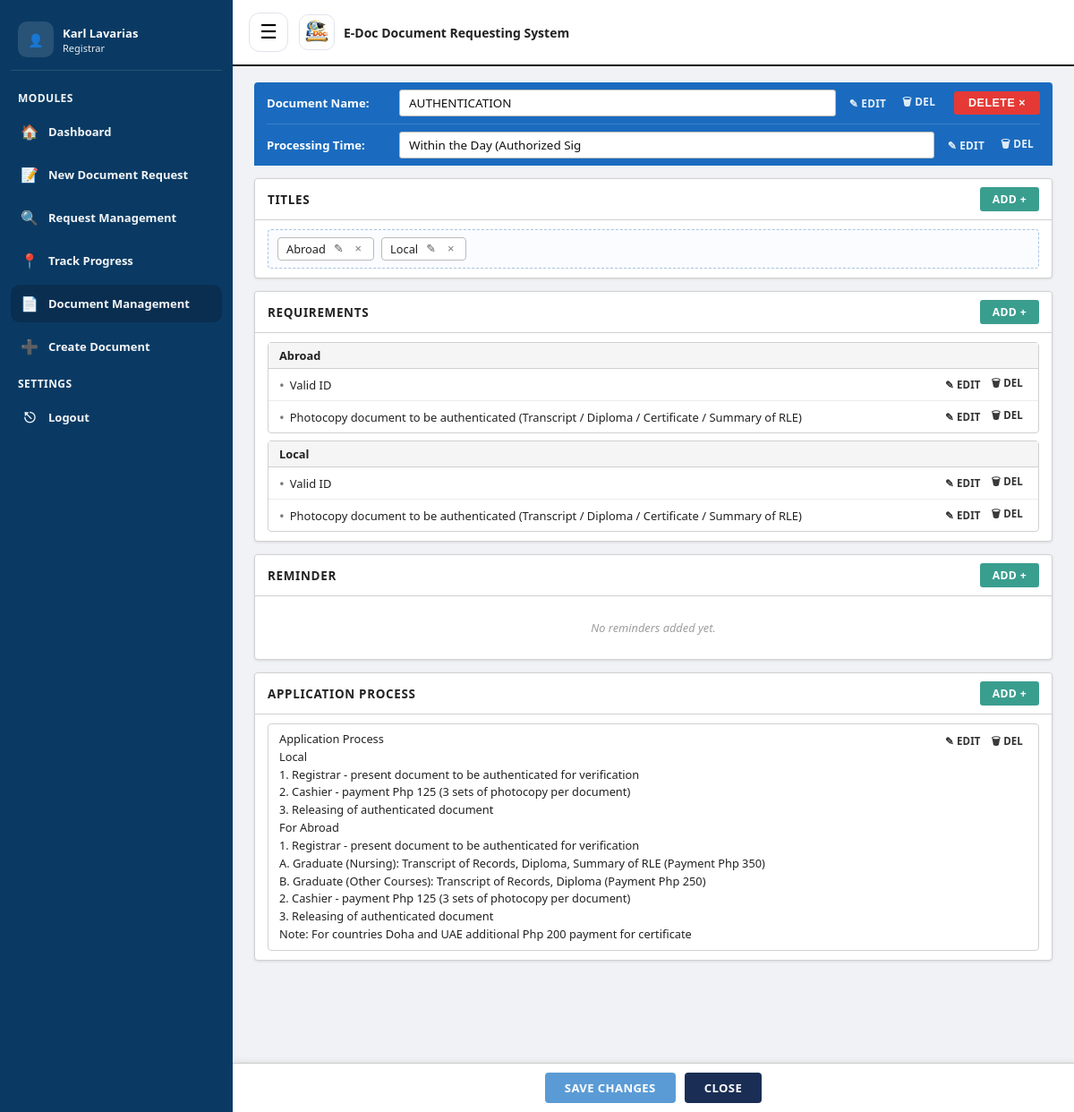
/registrar/edit_document.php?id=9 (signed in), run on the app's committed database.
### tables this page shows
CREATE TABLE `users` (
  `id` int(11) NOT NULL,
  `first_name` varchar(50) NOT NULL,
  `middle_name` varchar(50) DEFAULT NULL,
  `last_name` varchar(50) NOT NULL,
  `suffix` varchar(20) DEFAULT NULL,
  `student_id` varchar(50) DEFAULT NULL,
  `full_name` varchar(100) NOT NULL,
  `email` varchar(100) NOT NULL,
  `password` varchar(255) NOT NULL,
  `role` enum('USER','REGISTRAR','MIS') DEFAULT 'USER',
  `created_at` timestamp NOT NULL DEFAULT current_timestamp(),
  `gender` varchar(10) DEFAULT NULL,
  `address` varchar(255) DEFAULT NULL,
  `contact_number` varchar(30) DEFAULT NULL,
  `course` varchar(80) DEFAULT NULL,
  `major` varchar(80) DEFAULT NULL,
  `year_graduated` varchar(10) DEFAULT NULL,
  `verification_status` enum('PENDING','VERIFIED','REJECTED') DEFAULT 'PENDING',
  `id_front_path` varchar(255) DEFAULT NULL,
  `id_back_path` varchar(255) DEFAULT NULL,
  `face_path` varchar(255) DEFAULT NULL
);

CREATE TABLE `document_process` (
  `id` int(11) NOT NULL,
  `document_type` varchar(80) NOT NULL,
  `working_days` varchar(30) DEFAULT NULL,
  `process_html` mediumtext NOT NULL,
  `description` text DEFAULT NULL,
  `last_updated` datetime DEFAULT current_timestamp(),
  `updated_by` int(11) DEFAULT NULL
);

CREATE TABLE `requirements_master` (
  `id` int(11) NOT NULL,
  `document_type` varchar(80) NOT NULL,
  `title_type` varchar(50) NOT NULL,
  `req_name` varchar(100) NOT NULL,
  `requirement_key` varchar(50) NOT NULL
);

### includes/helpers.php (called while the page is built, shortened)
<?php
function h(?string $s): string {
    return htmlspecialchars((string)($s ?? ""), ENT_QUOTES, "UTF-8");
}

### registrar/edit_document.php (the view, shortened to what this page needs)
<?php
require_once __DIR__ . "/../includes/helpers.php";
$registrarId = (int)$_SESSION["user_id"];
$registrarName = "Registrar";
$me = $conn->prepare("SELECT first_name, last_name FROM users WHERE id=? LIMIT 1");
$me->bind_param("i", $registrarId);
$me->execute();
$mr = $me->get_result()->fetch_assoc();
if ($mr) $registrarName = trim(($mr["first_name"] ?? "") . " " . ($mr["last_name"] ?? ""));
$docId = (int)($_GET["id"] ?? 0);
$docStmt = $conn->prepare("SELECT * FROM document_process WHERE id=? LIMIT 1");
$docStmt->bind_param("i", $docId);
$docStmt->execute();
$doc = $docStmt->get_result()->fetch_assoc();
$docType = $doc["document_type"];
$titlesStmt = $conn->prepare("SELECT DISTINCT title_type FROM requirements_master WHERE document_type=? ORDER BY title_type ASC");
$titlesStmt->bind_param("s", $docType);
$titlesStmt->execute();
$titlesResult = $titlesStmt->get_result();
$titles = [];
while ($row = $titlesResult->fetch_assoc()) {
  $titles[] = $row["title_type"];
}
$reqStmt = $conn->prepare("SELECT * FROM requirements_master WHERE document_type=? ORDER BY title_type ASC, id ASC");
$reqStmt->bind_param("s", $docType);
$reqStmt->execute();
$allReqs = $reqStmt->get_result()->fetch_all(MYSQLI_ASSOC);
$reqsByTitle = [];
foreach ($allReqs as $req) {
  $reqsByTitle[$req["title_type"]][] = $req;
}
$rawProcessHtml = $doc["process_html"] ?? "";
$processData    = [];
$decoded = json_decode($rawProcessHtml, true);
if (is_array($decoded)) {
  $processData = $decoded;
} else {
  if (trim($rawProcessHtml) !== "") {
    $processData["application_process"][] = [
      "id"      => uniqid("ap_"),
      "details" => trim(strip_tags($rawProcessHtml))
    ];
  }
  $migratedJson = json_encode($processData);
  $doc["process_html"] = $migratedJson;
}
$reminders    = $processData["reminders"]           ?? [];
$appProcesses = $processData["application_process"] ?? [];
?>
<!DOCTYPE html>
<html lang="en">
<head>
  <link rel="stylesheet" href="../assets/css/edit_document.css">
</head>
<body>
<div class="layout">
  <aside class="sidebar" id="sidebar">
    <div class="sb-user">
      <div class="avatar">&#128100;</div>
      <div class="meta">
        <div class="name"><?= h($registrarName) ?></div>
        <div class="role">Registrar</div>
      </div>
    </div>
    <div class="sb-section-title">MODULES</div>
    <nav class="sb-nav">
      <a class="sb-item" href="dashboard.php"><span class="sb-icon">&#127968;</span>Dashboard</a>
      <a class="sb-item" href="new_document_request.php"><span class="sb-icon">&#128221;</span>New Document Request</a>
      <a class="sb-item" href="request_management.php"><span class="sb-icon">&#128269;</span>Request Management</a>
      <a class="sb-item" href="track_progress.php"><span class="sb-icon">&#128205;</span>Track Progress</a>
      <a class="sb-item active" href="document_management.php"><span class="sb-icon">&#128196;</span>Document Management</a>
      <a class="sb-item" href="create_document.php"><span class="sb-icon">&#10133;</span>Create Document</a>
    </nav>
    <div class="sb-section-title">SETTINGS</div>
    <nav class="sb-nav">
      <a class="sb-item" href="../auth/logout.php"><span class="sb-icon">&#9099;</span>Logout</a>
    </nav>
  </aside>
  <div class="main">
    <header class="topbar">
      <button class="hamburger" type="button" onclick="toggleSidebar()">&#9776;</button>
      <div class="brand">
        <div class="logo"><img src="../assets/img/edoc-logo.jpeg" alt="E-Doc"></div>
        <div>E-Doc Document Requesting System</div>
      </div>
    </header>
    <div class="page-wrap">
      <div class="container">
        <div class="doc-header-panel">
          <div class="doc-header-row">
            <span class="doc-field-label">Document Name:</span>
            <span class="doc-field-display" id="disp-doc-name"><?= h($doc['document_type']) ?></span>
            <div class="doc-header-actions">
              <button class="btn-inline" onclick="openEditDocName()">&#9998; EDIT</button>
              <button class="btn-inline" onclick="confirmDelete('clear_field','doc-name')">&#128465; DEL</button>
            </div>
            <button class="btn-delete-doc" onclick="confirmDelete('document')">DELETE &times;</button>
          </div>
          <div class="doc-header-row">
            <span class="doc-field-label">Processing Time:</span>
            <span class="doc-field-display" id="disp-proc-time"><?= h($doc['working_days']) ?></span>
            <div class="doc-header-actions">
              <button class="btn-inline" onclick="openEditProcTime()">&#9998; EDIT</button>
              <button class="btn-inline" onclick="confirmDelete('clear_field','proc-time')">&#128465; DEL</button>
            </div>
          </div>
        </div>
        <div class="section-block">
          <div class="section-block-header">
            <span class="section-block-title">Titles</span>
            <button class="btn-add-section" onclick="openModal('title')">ADD +</button>
          </div>
          <div class="section-block-body">
            <div class="titles-area" id="title-list">
              <?php if (empty($titles)): ?>
                <span class="empty-msg" id="title-empty">No titles added yet.</span>
              <?php else: ?>
                <?php foreach ($titles as $t): ?>
                  <span class="title-pill" data-title="<?= h($t) ?>">
                    <span class="title-pill-name"><?= h($t) ?></span>
                    <button class="title-pill-btn title-pill-edit"
                            onclick="openEditTitle(this.closest('.title-pill').dataset.title)"
                            title="Edit">&#9998;</button>
                    <button class="title-pill-btn"
                            onclick="confirmDelete('title', null, this.closest('.title-pill').dataset.title)"
                            title="Delete">&times;</button>
                  </span>
                <?php endforeach; ?>
              <?php endif; ?>
            </div>
          </div>
        </div>
        <div class="section-block">
          <div class="section-block-header">
            <span class="section-block-title">Requirements</span>
            <button class="btn-add-section" onclick="openModal('requirement')">ADD +</button>
          </div>
          <div class="section-block-body" id="req-list">
            <?php
            foreach ($reqsByTitle as $titleKey => $reqs):
              $realReqs = $reqs;
            ?>
              <div class="req-group" data-group="<?= h($titleKey) ?>">
                <div class="req-group-header"><?= h($titleKey) ?></div>
                <?php foreach ($realReqs as $req): ?>
                  <div class="req-item"
                       data-req-id="<?= $req['id'] ?>"
                       data-req-title="<?= h($req['title_type']) ?>"
                       data-req-name="<?= h($req['req_name']) ?>"
                       data-req-key="<?= h($req['requirement_key']) ?>">
                    <div class="req-item-bullet"><?= h($req['req_name']) ?></div>
                    <div class="req-item-actions">
                      <button class="btn-row-edit" onclick="openEditReqFromEl(this)">&#9998; EDIT</button>
                      <button class="btn-row-del"  onclick="confirmDelete('requirement', parseInt(this.closest('.req-item').dataset.reqId))">&#128465; DEL</button>
                    </div>
                  </div>
                <?php endforeach; ?>
              </div>
            <?php endforeach; ?>
          </div>
        </div>
        <div class="section-block">
          <div class="section-block-header">
            <span class="section-block-title">REMINDER</span>
            <button class="btn-add-section" onclick="openModal('reminder')">ADD +</button>
          </div>
          <div class="section-block-body" id="reminder-list">
            <?php if (empty($reminders)): ?>
              <div class="empty-msg" id="rem-empty">No reminders added yet.</div>
            <?php endif; ?>
          </div>
        </div>
        <div class="section-block">
          <div class="section-block-header">
            <span class="section-block-title">Application Process</span>
            <button class="btn-add-section" onclick="openModal('app_process')">ADD +</button>
          </div>
          <div class="section-block-body" id="appprocess-list">
            <?php if (empty($appProcesses)): ?>
              <div class="empty-msg" id="ap-empty">No application process added yet.</div>
            <?php else: ?>
              <?php foreach ($appProcesses as $ap): ?>
                <div class="info-card"
                     data-ap-id="<?= h($ap['id']) ?>"
                     data-ap-details="<?= h($ap['details']) ?>">
                  <div class="info-card-body">
                    <div class="info-card-text"><?= h($ap['details']) ?></div>
                    <div class="info-card-actions">
                      <button class="btn-row-edit ap-edit-btn" onclick="openEditApFromEl(this)">&#9998; EDIT</button>
                      <button class="btn-row-del  ap-del-btn"  onclick="confirmDelete('app_process', null, null, null, this.closest('.info-card').dataset.apId)">&#128465; DEL</button>
                    </div>
                  </div>
                </div>
              <?php endforeach; ?>
            <?php endif; ?>
          </div>
        </div>
      </div>
    </div>
    <div class="bottom-bar">
      <button class="btn-save-changes" onclick="saveDocInfo()">SAVE CHANGES</button>
      <a href="document_management.php" class="btn-close">CLOSE</a>
    </div>
  </div>
</div>
</body>
</html>

### data on the page
users: registrarName "Karl Lavarias"
document_process: document_type "AUTHENTICATION", working_days "Within the Day (Authorized Sig"
requirements_master: req_name "Valid ID"
requirements_master: req_name "Photocopy document to be authenticated (Transcript / Diploma / Certificate / Summary of RLE)"
requirements_master: req_name "Valid ID"
requirements_master: req_name "Photocopy document to be authenticated (Transcript / Diploma / Certificate / Summary of RLE)"

### other printed values
$t "Abroad"
$t "Local"
$titleKey "Abroad"
$titleKey "Local"
